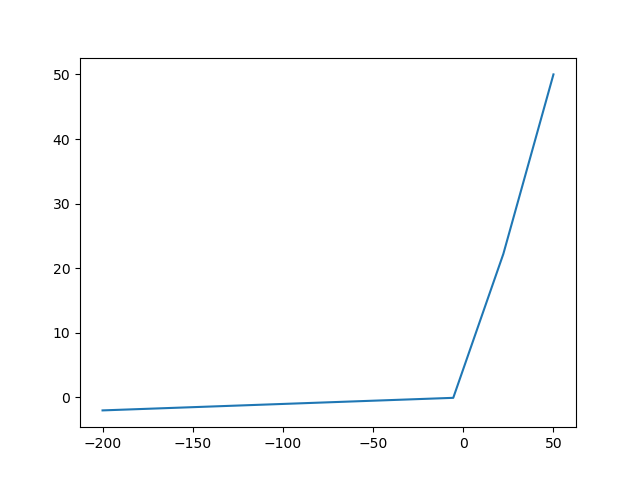

Reproduce this figure in Python.
import numpy as np
import matplotlib.pyplot as plt


def LeakyReLU(x):
    return np.where(x>0, x, x*0.01)



def generate_graph(x, save_graph=False):
    plt.plot(x, LeakyReLU(x))
    if save_graph:
        plt.savefig("LeakyReLU.jpg")
    else:
        plt.show()


def main():
    print("Generating graph")
    save_graph = False  # save the graph (true) or show (false)
    generate_graph(np.linspace(-200, 50, 10), save_graph=save_graph)


if __name__ == "__main__":
    main()
